Frame 1 (no input): blank canvas, image omitted
Frame 60 (no input): blank canvas, image omitted
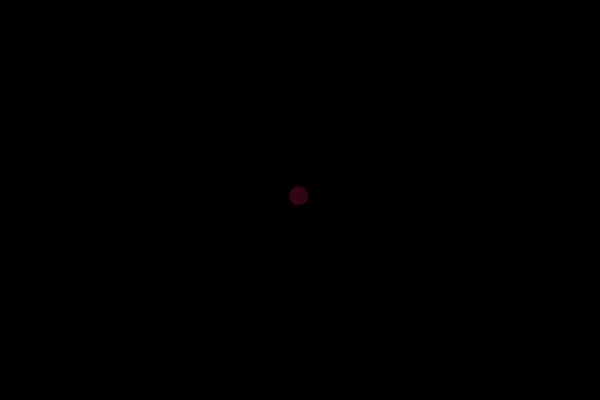
Frame 120 (the mouse pressed at the canvas centre since frame 60)

The p5.js sketch whose frames 1 and 60 were blank and that drew this single picture after the mouse press (run headless with seeded random() and noise() and a simulated clock; from frame 60 on, the mouse is pressed at the canvas centre):

// p5.js sketch
// ── sketch.js
let bubbles = [];

function setup() {
    createCanvas(600, 400);
    for (var i = 0; i < 0; i++) {
        bubbles[i] = new Bubbles(random(width), random(height), i);
    }
}

function mousePressed() {
        let r = 20;
        let b = new Bubbles(mouseX, mouseY, r);
        bubbles.push(b);
    
        
    
}

function draw() {
    background(0);
    for (let i = 0; i < bubbles.length; i++) {
        bubbles[i].show();
        bubbles[i].move();
    }
}


class Bubbles {

    constructor(x, y, r) {
        this.x = x;
        this.y = y;
        this.r = r

    }

    
    move() {
        this.x = this.x + random(-2, 2);
        this.y = this.y + random(-2, 2);
    }

    show() {
        //stroke(255);
        //noFill();
        //noStroke();
        fill(255, 25, 102, 50);
        ellipse(this.x, this.y, this.r);
    }
}
